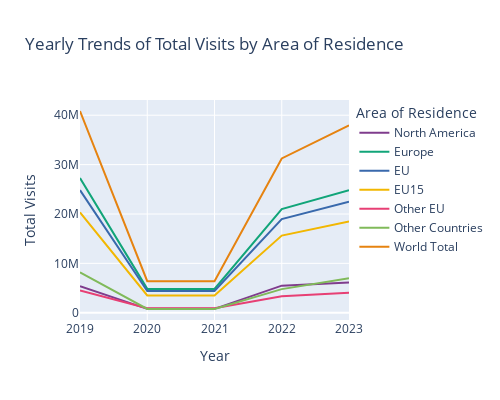

This figure's notebook cell:
### Code cell
import plotly.express as px
TravelTrends_df['Period'] = TravelTrends_df['Period'].astype(str)
TravelTrends_df['Purpose of Visit'] = TravelTrends_df['Purpose of Visit'].astype(str)

# Filter the data to include only rows where 'Purpose of Visit' is 'All visits'
filtered_data = TravelTrends_df[TravelTrends_df['Purpose of Visit'] == 'All visits']
yearly_data = TravelTrends_df[TravelTrends_df['Quarter'] == '0']
# Create the interactive plot
fig = px.line(yearly_data, 
              x='Year', 
              y='Total Visits', 
               color='Area of Residence',
               title='Yearly Trends of Total Visits by Area of Residence',
               labels={'Total Visits': 'Total Visits', 'Year': 'Year'},
               color_discrete_sequence=px.colors.qualitative.Bold,  # High contrast colors
               height=400,  # Adjust the figure height
               width=500)  # Adjust the figure width

 # Set x-axis ticks to display only the years of interest
fig.update_layout(
     xaxis=dict(
         tickmode='array',
        tickvals=[2019, 2020, 2021, 2022, 2023],
        ticktext=['2019', '2020', '2021', '2022', '2023']
     )
 )

### Figure 1 — Plotly figure (JSON) as saved in the notebook; plotly's stock layout.template omitted (floating-point values rounded to 4 significant figures)
{"data": [{"hovertemplate": "Area of Residence=North America<br>Year=%{x}<br>Total Visits=%{y}<extra></extra>", "legendgroup": "North America", "line": {"color": "rgb(127, 60, 141)", "dash": "solid"}, "marker": {"symbol": "circle"}, "mode": "lines", "name": "North America", "orientation": "v", "showlegend": true, "type": "scatter", "x": [2019, 2019, 2019, 2019, 2019, 2019, 2020, 2020, 2020, 2020, 2020, 2020, 2021, 2021, 2021, 2021, 2021, 2021, 2022, 2022, 2022, 2022, 2022, 2022, 2023, 2023, 2023, 2023, 2023, 2023], "xaxis": "x", "y": [5373000, 5373000, 5373000, 5373000, 5373000, 5373000, 792000, 792000, 792000, 792000, 792000, 792000, 792000, 792000, 792000, 792000, 792000, 792000, 5483000, 5483000, 5483000, 5483000, 5483000, 5483000, 6125000, 6125000, 6125000, 6125000, 6125000, 6125000], "yaxis": "y"}, {"hovertemplate": "Area of Residence=Europe<br>Year=%{x}<br>Total Visits=%{y}<extra></extra>", "legendgroup": "Europe", "line": {"color": "rgb(17, 165, 121)", "dash": "solid"}, "marker": {"symbol": "circle"}, "mode": "lines", "name": "Europe", "orientation": "v", "showlegend": true, "type": "scatter", "x": [2019, 2019, 2019, 2019, 2019, 2019, 2020, 2020, 2020, 2020, 2020, 2020, 2021, 2021, 2021, 2021, 2021, 2021, 2022, 2022, 2022, 2022, 2022, 2022, 2023, 2023, 2023, 2023, 2023, 2023], "xaxis": "x", "y": [27293000, 27293000, 27293000, 27293000, 27293000, 27293000, 4832000, 4832000, 4832000, 4832000, 4832000, 4832000, 4834000, 4834000, 4834000, 4834000, 4834000, 4834000, 20979000, 20979000, 20979000, 20979000, 20979000, 20979000, 24826000, 24826000, 24826000, 24826000, 24826000, 24826000], "yaxis": "y"}, {"hovertemplate": "Area of Residence=EU<br>Year=%{x}<br>Total Visits=%{y}<extra></extra>", "legendgroup": "EU", "line": {"color": "rgb(57, 105, 172)", "dash": "solid"}, "marker": {"symbol": "circle"}, "mode": "lines", "name": "EU", "orientation": "v", "showlegend": true, "type": "scatter", "x": [2019, 2019, 2019, 2019, 2019, 2019, 2020, 2020, 2020, 2020, 2020, 2020, 2021, 2021, 2021, 2021, 2021, 2021, 2022, 2022, 2022, 2022, 2022, 2022, 2023, 2023, 2023, 2023, 2023, 2023], "xaxis": "x", "y": [24828000, 24828000, 24828000, 24828000, 24828000, 24828000, 4411000, 4411000, 4411000, 4411000, 4411000, 4411000, 4410000, 4410000, 4410000, 4410000, 4410000, 4410000, 18959000, 18959000, 18959000, 18959000, 18959000, 18959000, 22499000, 22499000, 22499000, 22499000, 22499000, 22499000], "yaxis": "y"}, {"hovertemplate": "Area of Residence=EU15<br>Year=%{x}<br>Total Visits=%{y}<extra></extra>", "legendgroup": "EU15", "line": {"color": "rgb(242, 183, 1)", "dash": "solid"}, "marker": {"symbol": "circle"}, "mode": "lines", "name": "EU15", "orientation": "v", "showlegend": true, "type": "scatter", "x": [2019, 2019, 2019, 2019, 2019, 2019, 2020, 2020, 2020, 2020, 2020, 2020, 2021, 2021, 2021, 2021, 2021, 2021, 2022, 2022, 2022, 2022, 2022, 2022, 2023, 2023, 2023, 2023, 2023, 2023], "xaxis": "x", "y": [20328000, 20328000, 20328000, 20328000, 20328000, 20328000, 3516000, 3516000, 3516000, 3516000, 3516000, 3516000, 3516000, 3516000, 3516000, 3516000, 3516000, 3516000, 15621000, 15621000, 15621000, 15621000, 15621000, 15621000, 18472000, 18472000, 18472000, 18472000, 18472000, 18472000], "yaxis": "y"}, {"hovertemplate": "Area of Residence=Other EU<br>Year=%{x}<br>Total Visits=%{y}<extra></extra>", "legendgroup": "Other EU", "line": {"color": "rgb(231, 63, 116)", "dash": "solid"}, "marker": {"symbol": "circle"}, "mode": "lines", "name": "Other EU", "orientation": "v", "showlegend": true, "type": "scatter", "x": [2019, 2019, 2019, 2019, 2019, 2019, 2020, 2020, 2020, 2020, 2020, 2020, 2021, 2021, 2021, 2021, 2021, 2021, 2022, 2022, 2022, 2022, 2022, 2022, 2023, 2023, 2023, 2023, 2023, 2023], "xaxis": "x", "y": [4500000, 4500000, 4500000, 4500000, 4500000, 4500000, 894000, 894000, 894000, 894000, 894000, 894000, 895000, 895000, 895000, 895000, 895000, 895000, 3338000, 3338000, 3338000, 3338000, 3338000, 3338000, 4026000, 4026000, 4026000, 4026000, 4026000, 4026000], "yaxis": "y"}, {"hovertemplate": "Area of Residence=Other Countries<br>Year=%{x}<br>Total Visits=%{y}<extra></extra>", "legendgroup": "Other Countries", "line": {"color": "rgb(128, 186, 90)", "dash": "solid"}, "marker": {"symbol": "circle"}, "mode": "lines", "name": "Other Countries", "orientation": "v", "showlegend": true, "type": "scatter", "x": [2019, 2019, 2019, 2019, 2019, 2019, 2020, 2020, 2020, 2020, 2020, 2020, 2021, 2021, 2021, 2021, 2021, 2021, 2022, 2022, 2022, 2022, 2022, 2022, 2023, 2023, 2023, 2023, 2023, 2023], "xaxis": "x", "y": [8191000, 8191000, 8191000, 8191000, 8191000, 8191000, 759000, 759000, 759000, 759000, 759000, 759000, 759000, 759000, 759000, 759000, 759000, 759000, 4782000, 4782000, 4782000, 4782000, 4782000, 4782000, 7009000, 7009000, 7009000, 7009000, 7009000, 7009000], "yaxis": "y"}, {"hovertemplate": "Area of Residence=World Total<br>Year=%{x}<br>Total Visits=%{y}<extra></extra>", "legendgroup": "World Total", "line": {"color": "rgb(230, 131, 16)", "dash": "solid"}, "marker": {"symbol": "circle"}, "mode": "lines", "name": "World Total", "orientation": "v", "showlegend": true, "type": "scatter", "x": [2019, 2019, 2019, 2019, 2019, 2019, 2020, 2020, 2020, 2020, 2020, 2020, 2021, 2021, 2021, 2021, 2021, 2021, 2022, 2022, 2022, 2022, 2022, 2022, 2023, 2023, 2023, 2023, 2023, 2023], "xaxis": "x", "y": [40857000, 40857000, 40857000, 40857000, 40857000, 40857000, 6384000, 6384000, 6384000, 6384000, 6384000, 6384000, 6384000, 6384000, 6384000, 6384000, 6384000, 6384000, 31244000, 31244000, 31244000, 31244000, 31244000, 31244000, 37959000, 37959000, 37959000, 37959000, 37959000, 37959000], "yaxis": "y"}], "layout": {"height": 400, "legend": {"title": {"text": "Area of Residence"}, "tracegroupgap": 0}, "title": {"text": "Yearly Trends of Total Visits by Area of Residence"}, "width": 500, "xaxis": {"anchor": "y", "domain": [0, 1], "tickmode": "array", "ticktext": ["2019", "2020", "2021", "2022", "2023"], "tickvals": [2019, 2020, 2021, 2022, 2023], "title": {"text": "Year"}}, "yaxis": {"anchor": "x", "domain": [0, 1], "title": {"text": "Total Visits"}}}}
